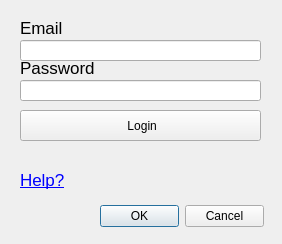
<?xml version="1.0" encoding="UTF-8"?>
<ui version="4.0">
 <class>WateringLogin</class>
 <widget class="QDialog" name="WateringLogin">
  <property name="windowModality">
   <enum>Qt::ApplicationModal</enum>
  </property>
  <property name="geometry">
   <rect>
    <x>0</x>
    <y>0</y>
    <width>282</width>
    <height>244</height>
   </rect>
  </property>
  <property name="windowTitle">
   <string>WaterIng API Connection</string>
  </property>
  <widget class="QLabel" name="emailUsr">
   <property name="geometry">
    <rect>
     <x>20</x>
     <y>20</y>
     <width>60</width>
     <height>16</height>
    </rect>
   </property>
   <property name="font">
    <font>
     <pointsize>13</pointsize>
     <weight>50</weight>
     <bold>false</bold>
    </font>
   </property>
   <property name="text">
    <string>Email</string>
   </property>
  </widget>
  <widget class="QLabel" name="passwordUsr">
   <property name="geometry">
    <rect>
     <x>20</x>
     <y>60</y>
     <width>91</width>
     <height>16</height>
    </rect>
   </property>
   <property name="font">
    <font>
     <pointsize>13</pointsize>
    </font>
   </property>
   <property name="text">
    <string>Password</string>
   </property>
  </widget>
  <widget class="QLineEdit" name="emailInput">
   <property name="geometry">
    <rect>
     <x>20</x>
     <y>40</y>
     <width>241</width>
     <height>21</height>
    </rect>
   </property>
  </widget>
  <widget class="QLabel" name="help_link">
   <property name="geometry">
    <rect>
     <x>20</x>
     <y>170</y>
     <width>200</width>
     <height>20</height>
    </rect>
   </property>
   <property name="font">
    <font>
     <family>Segoe UI</family>
     <pointsize>13</pointsize>
     <weight>50</weight>
     <bold>false</bold>
    </font>
   </property>
   <property name="text">
    <string>&lt;html&gt;&lt;head/&gt;&lt;body&gt;&lt;p&gt;&lt;a href=&quot;https://open.watering.online&quot;&gt;&lt;span style=&quot; text-decoration: underline; color:#0000ff;&quot;&gt;Help?&lt;/span&gt;&lt;/a&gt;&lt;/p&gt;&lt;/body&gt;&lt;/html&gt;</string>
   </property>
   <property name="openExternalLinks">
    <bool>true</bool>
   </property>
  </widget>
  <widget class="QLabel" name="errorLogin">
   <property name="geometry">
    <rect>
     <x>20</x>
     <y>150</y>
     <width>231</width>
     <height>16</height>
    </rect>
   </property>
   <property name="styleSheet">
    <string notr="true">color:red</string>
   </property>
   <property name="text">
    <string/>
   </property>
  </widget>
  <widget class="QDialogButtonBox" name="buttonNext">
   <property name="enabled">
    <bool>true</bool>
   </property>
   <property name="geometry">
    <rect>
     <x>100</x>
     <y>200</y>
     <width>164</width>
     <height>32</height>
    </rect>
   </property>
   <property name="standardButtons">
    <set>QDialogButtonBox::Cancel|QDialogButtonBox::Ok</set>
   </property>
  </widget>
  <widget class="QPushButton" name="loginBtn">
   <property name="geometry">
    <rect>
     <x>20</x>
     <y>110</y>
     <width>241</width>
     <height>31</height>
    </rect>
   </property>
   <property name="styleSheet">
    <string notr="true"/>
   </property>
   <property name="text">
    <string> Login</string>
   </property>
  </widget>
  <widget class="QgsPasswordLineEdit" name="passwordInput">
   <property name="geometry">
    <rect>
     <x>20</x>
     <y>80</y>
     <width>241</width>
     <height>21</height>
    </rect>
   </property>
   <property name="font">
    <font>
     <pointsize>14</pointsize>
    </font>
   </property>
  </widget>
 </widget>
 <customwidgets>
  <customwidget>
   <class>QgsPasswordLineEdit</class>
   <extends>QLineEdit</extends>
   <header>qgspasswordlineedit.h</header>
  </customwidget>
 </customwidgets>
 <resources/>
 <connections/>
</ui>
